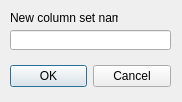
<ui version="4.0" >
 <class>qdNewColumnSet</class>
 <widget class="QDialog" name="qdNewColumnSet" >
  <property name="geometry" >
   <rect>
    <x>0</x>
    <y>0</y>
    <width>182</width>
    <height>102</height>
   </rect>
  </property>
  <property name="windowTitle" >
   <string>New column set</string>
  </property>
  <widget class="QLabel" name="label" >
   <property name="geometry" >
    <rect>
     <x>10</x>
     <y>10</y>
     <width>108</width>
     <height>16</height>
    </rect>
   </property>
   <property name="text" >
    <string>New column set name:</string>
   </property>
  </widget>
  <widget class="QDialogButtonBox" name="buttonBox" >
   <property name="geometry" >
    <rect>
     <x>10</x>
     <y>60</y>
     <width>161</width>
     <height>32</height>
    </rect>
   </property>
   <property name="orientation" >
    <enum>Qt::Horizontal</enum>
   </property>
   <property name="standardButtons" >
    <set>QDialogButtonBox::Cancel|QDialogButtonBox::NoButton|QDialogButtonBox::Ok</set>
   </property>
  </widget>
  <widget class="QLineEdit" name="qleColumnSet" >
   <property name="geometry" >
    <rect>
     <x>10</x>
     <y>30</y>
     <width>161</width>
     <height>20</height>
    </rect>
   </property>
  </widget>
 </widget>
 <resources/>
 <connections>
  <connection>
   <sender>buttonBox</sender>
   <signal>accepted()</signal>
   <receiver>qdNewColumnSet</receiver>
   <slot>accept()</slot>
   <hints>
    <hint type="sourcelabel" >
     <x>248</x>
     <y>254</y>
    </hint>
    <hint type="destinationlabel" >
     <x>157</x>
     <y>274</y>
    </hint>
   </hints>
  </connection>
  <connection>
   <sender>buttonBox</sender>
   <signal>rejected()</signal>
   <receiver>qdNewColumnSet</receiver>
   <slot>reject()</slot>
   <hints>
    <hint type="sourcelabel" >
     <x>316</x>
     <y>260</y>
    </hint>
    <hint type="destinationlabel" >
     <x>286</x>
     <y>274</y>
    </hint>
   </hints>
  </connection>
 </connections>
</ui>
